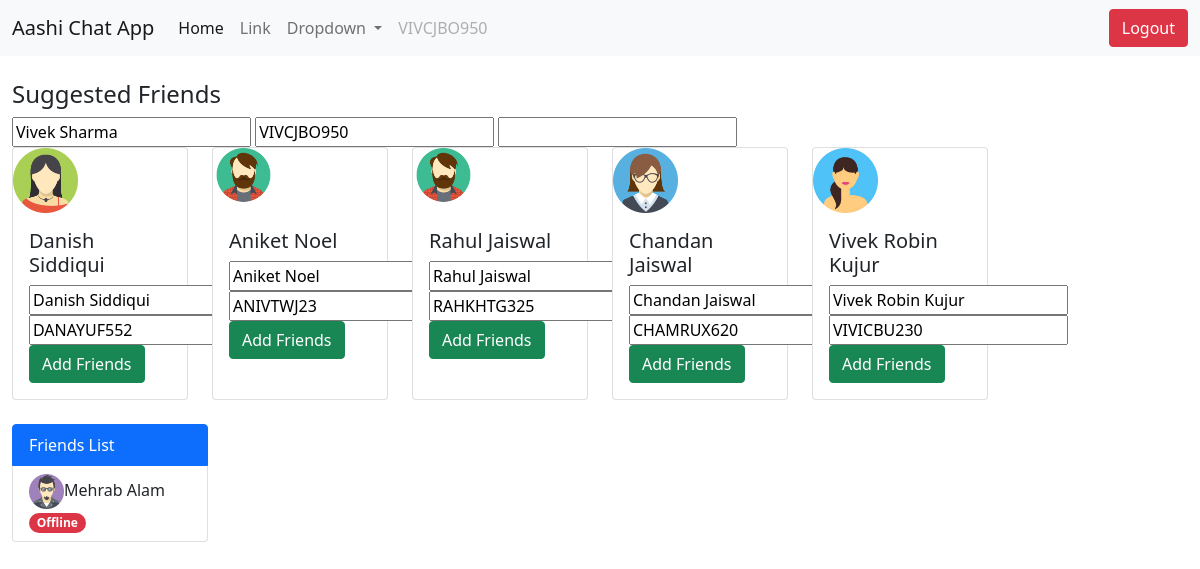
Page /dashboard.php (signed in) on the committed database.
### tables this page shows
CREATE TABLE `users_directory` (
  `id` int NOT NULL,
  `users_name` varchar(360) NOT NULL,
  `users_email` varchar(360) NOT NULL,
  `users_contact` varchar(360) NOT NULL,
  `users_password` varchar(360) NOT NULL,
  `users_uniqueID` varchar(360) NOT NULL,
  `user_avatar` varchar(360) NOT NULL,
  `present_friend_status` varchar(360) NOT NULL,
  `present_live_status` varchar(360) NOT NULL,
  `enrolled_date` timestamp NOT NULL DEFAULT CURRENT_TIMESTAMP
);

### dashboard.php (the view, shortened to what this page needs)
<?php
include('config.php');
$activeUserAccount = mysqli_query($config,"SELECT * FROM users_directory WHERE users_email='{$_SESSION['activeUser']}'");
while($row = mysqli_fetch_assoc($activeUserAccount))
{
	$activeUserID = $row['users_uniqueID'];
	$activerUsername = $row['users_name'];
}
?>
<!doctype html>
<html lang="en">
  <head>
    <link href="https://cdn.jsdelivr.net/npm/bootstrap@5.0.2/dist/css/bootstrap.min.css" rel="stylesheet">
  </head>
  <body>
    <nav class="navbar navbar-expand-lg navbar-light bg-light">
  <div class="container-fluid">
    <a class="navbar-brand" href="#">Aashi Chat App</a>
    <div class="collapse navbar-collapse" id="navbarSupportedContent">
      <ul class="navbar-nav me-auto mb-2 mb-lg-0">
        <li class="nav-item">
          <a class="nav-link active" aria-current="page" href="#">Home</a>
        </li>
        <li class="nav-item">
          <a class="nav-link" href="#">Link</a>
        </li>
        <li class="nav-item dropdown">
          <a class="nav-link dropdown-toggle" href="#" id="navbarDropdown" role="button" data-bs-toggle="dropdown" aria-expanded="false">
            Dropdown
          </a>
        </li>
        <li class="nav-item">
          <a class="nav-link disabled" href="#" tabindex="-1" aria-disabled="true"><?php echo $activeUserID; ?></a>
        </li>
      </ul>
      <a href="logout.php" class="btn btn-danger">Logout</a>
    </div>
  </div>
</nav>
   <div class="container-fluid mt-4">
   	<h4>Suggested Friends</h4>
    <form method="POST">
      <input type="text" id="activeUserName" name="activeUserName" value="<?php echo $activerUsername; ?>">
        <input type="text" id="activeUserID" name="activeUserID" value="<?php echo $activeUserID;  ?>">
        <input type="text" id="selectedFriend" name="selectedFriend" oninput="insertData()">
   		<div class="row row-cols-1 row-cols-md-6 g-4">
   		<?php
   		$friendSuggestion = mysqli_query($config,"SELECT * FROM users_directory WHERE users_email != '{$_SESSION['activeUser']}' AND present_friend_status = 'Not a Friend' ORDER BY rand() LIMIT 6;");
   		while($row = mysqli_fetch_assoc($friendSuggestion)){?>
		  <div class="col">
		    <div class="card h-100">
		      <img src="<?php echo "avatar/".$row['user_avatar']; ?>" class="card-img-top" alt="..." style="width: 65px; height: 65px;">
		      <div class="card-body">
		        <h5 class="card-title"><?php echo $row['users_name']; ?></h5>
            <input type="text" id="myFriendsName" name="friendsName" value="<?php echo $row['users_name']; ?>" style="display: block;">
            <input type="text" id="myFriendsUID" name="friendsUID" value="<?php echo $row['users_uniqueID']; ?>" style="display: block;">
		        <button type="submit" id="addFriend" onclick="fetchID('<?php echo $row['users_uniqueID']; ?>')" class="btn btn-success">Add Friends</button>
		      </div>
		    </div>
		  </div>
		<?php } ?>
		</div>
   </div>
    <div class="container-fluid row-cols-md-6 mt-4">
    	<ul class="list-group">
		  <li class="list-group-item active" aria-current="true">Friends List</li>
		  <?php
   		$friendList = mysqli_query($config,"SELECT * FROM users_directory WHERE users_email != '{$_SESSION['activeUser']}' AND present_friend_status = 'Friend'");
   		while($row = mysqli_fetch_assoc($friendList)){?>
		  <li class="list-group-item" id="friendsList"><img src="<?php echo "avatar/".$row['user_avatar']; ?>" style="width:35px; height: 35px;"><?php echo $row['users_name']; ?> <?php if($row['present_live_status'] == 'Offline'){?><span class="badge rounded-pill bg-danger"><?php echo $row['present_live_status']; ?></span><?php }else{ ?> <span class="badge rounded-pill bg-success"><?php echo $row['present_live_status']; ?></span> <?php  } ?> </li>
		 <?php } ?>
		</ul>
    </div>
  </body>
</html>

### rows in the picture
users_directory: users_uniqueID "VIVCJBO950", activeUserName "Vivek Sharma", activeUserID "VIVCJBO950"
users_directory: user_avatar (picture), users_name "Danish Siddiqui", friendsName "Danish Siddiqui", friendsUID "DANAYUF552"
users_directory: user_avatar (picture), users_name "Aniket Noel", friendsName "Aniket Noel", friendsUID "ANIVTWJ23"
users_directory: user_avatar (picture), users_name "Rahul Jaiswal", friendsName "Rahul Jaiswal", friendsUID "RAHKHTG325"
users_directory: user_avatar (picture), users_name "Chandan Jaiswal", friendsName "Chandan Jaiswal", friendsUID "CHAMRUX620"
users_directory: user_avatar (picture), users_name "Vivek Robin Kujur", friendsName "Vivek Robin Kujur", friendsUID "VIVICBU230"
users_directory: user_avatar (picture), users_name "Mehrab Alam", present_live_status "Offline"
